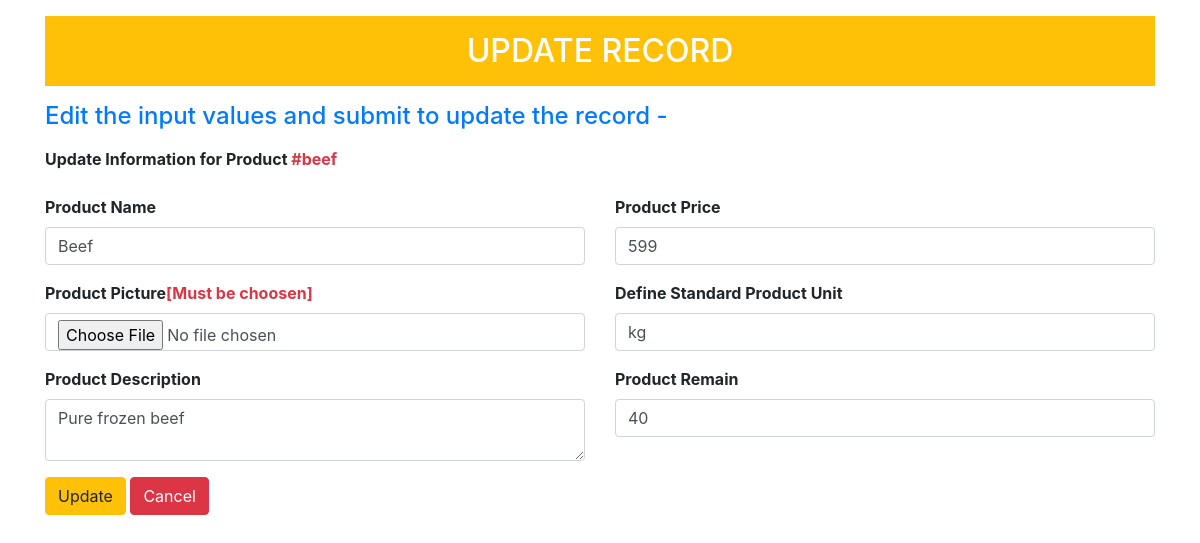
Screenshot of /admin/update.php?id=beef with the database file from the repository.
### tables this page shows
CREATE TABLE `products` (
  `id` char(10) NOT NULL,
  `image` varchar(100) DEFAULT NULL,
  `name` varchar(30) DEFAULT NULL,
  `description` text DEFAULT NULL,
  `price` float DEFAULT NULL,
  `unit` char(10) DEFAULT NULL,
  `remain` float DEFAULT NULL
);

### admin/update.php (the view, shortened to what this page needs)
<?php
require_once "config.php";
$image = $name = $description = $price = $unit = $remain = "";
$image_err = $name_err = $description_err = $price_err = $unit_err = $remain_err = "";
$id =  trim($_GET["id"]);
$sql = "SELECT * FROM products WHERE id = '$id'";
$result = mysqli_query($link, $sql);
while($row = mysqli_fetch_array($result)) {
    $image = $row['image'];
    $name = $row['name'];
    $description = $row['description'];
    $price = $row['price'];
    $unit = $row['unit'];
    $remain = $row['remain'];
}
?>
<!DOCTYPE html>
<html lang="en">
<head>
    <link rel="stylesheet" href="https://cdn.jsdelivr.net/npm/bootstrap@4.6.0/dist/css/bootstrap.min.css"
>
</head>
<body>
    <div class="">
        <div class="container">
            <div class="row">
                <div class="col-md-12">
                    <div class="page-header">
                        <h2 class="bg-warning p-3 my-3 text-center text-white text-uppercase">Update Record</h2>
                    </div>
                    <h4 class="text-primary my-3">Edit the input values and submit to update the record - </h4>
                    <form action="update.php" enctype="multipart/form-data" method="POST">
                        <div class="form-group">
                            <label class="font-weight-bold">Update Information for Product <span
                                    class="text-danger">#<?php echo $_GET['id']; ?></span></label>
                        </div>
                        <div class="row">
                            <div class="col-md-6">
                                <div class="form-group <?php echo (!empty($name_err)) ? 'has-error' : ''; ?>">
                                    <label class="font-weight-bold">Product Name</label>
                                    <input type="text" name="name" class="form-control" value="<?php echo $name; ?>"
                                        required>
                                </div>
                                <div class="form-group <?php echo (!empty($image_err)) ? 'has-error' : ''; ?>">
                                    <label class="font-weight-bold">Product Picture<span class="text-danger">[Must be
                                            choosen]</span></label>
                                    <input type="file" name="f" class="form-control" value="<?php echo $image; ?>"
                                        required>
                                </div>
                                <div class="form-group <?php echo (!empty($description_err)) ? 'has-error' : ''; ?>">
                                    <label class="font-weight-bold">Product Description</label>
                                    <textarea name="description" class="form-control"
                                        required><?php echo $description; ?></textarea>
                                </div>
                            </div>
                            <div class="col-md-6">
                                <div class="form-group <?php echo (!empty($price_err)) ? 'has-error' : ''; ?>">
                                    <label class="font-weight-bold">Product Price</label>
                                    <input type="text" name="price" class="form-control" value="<?php echo $price; ?>"
                                        required>
                                </div>
                                <div class="form-group <?php echo (!empty($unit_err)) ? 'has-error' : ''; ?>">
                                    <label class="font-weight-bold">Define Standard Product Unit</label>
                                    <input type="text" name="unit" class="form-control" value="<?php echo $unit; ?>"
                                        required>
                                </div>
                                <div class="form-group <?php echo (!empty($remain_err)) ? 'has-error' : ''; ?>"
                                    required>
                                    <label class="font-weight-bold">Product Remain</label>
                                    <input type="text" name="remain" class="form-control"
                                        value="<?php echo $remain; ?>">
                                </div>
                            </div>
                        </div>
                        <input type="submit" class="btn btn-warning" value="Update" name="update">
                        <a href="products.php" class="btn btn-danger">Cancel</a>
                    </form>
                </div>
            </div>
        </div>
    </div>
</body>
</html>

### rows the page displays
products: name "Beef", description "Pure frozen beef", price "599", unit "kg", remain "40"

### other values shown
$_GET['id'] "beef"
